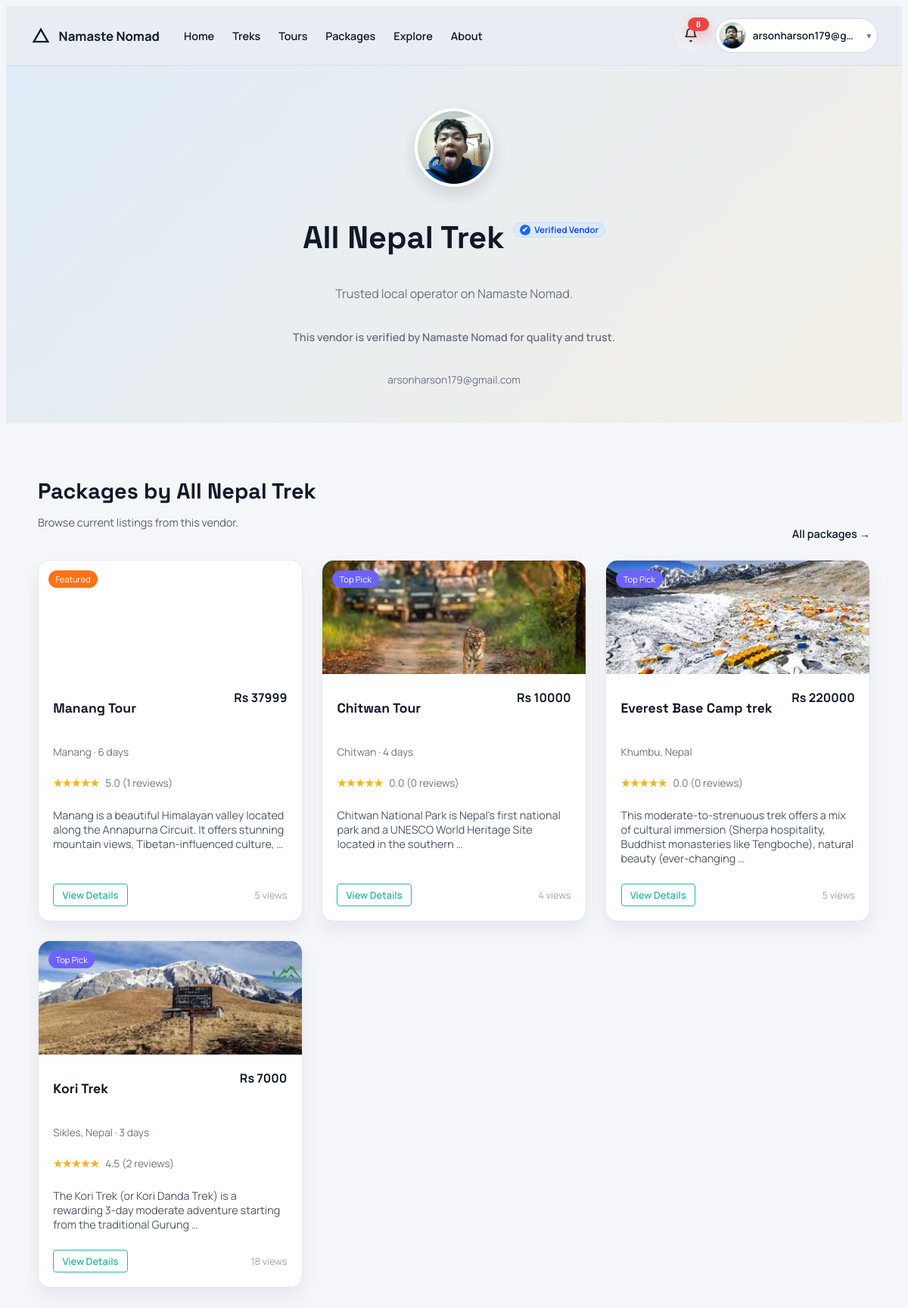
The page /accounts/vendors/6/ (signed in) on the database its author committed.
### accounts/models.py (models this page shows, shortened)
class User(AbstractUser):
    USER_TYPE_CHOICES = (
        ('vendor', 'Vendor'),
        ('traveler', 'Traveler'),
        ('admin', 'Admin'),
    )
    user_type = models.CharField(max_length=10, choices=USER_TYPE_CHOICES)
    phone = models.CharField(max_length=20, blank=True, null=True)
    is_verified = models.BooleanField(default=False)

class VendorProfile(models.Model):
    user = models.OneToOneField(User, on_delete=models.CASCADE, related_name='vendor_profile')
    business_name = models.CharField(max_length=255)
    owner_name = models.CharField(max_length=255)
    tagline = models.CharField(max_length=255, blank=True)
    website = models.URLField(blank=True)
    license_number = models.CharField(max_length=100, blank=True)
    business_address = models.TextField(blank=True)
    description = models.TextField(blank=True)
    bank_name = models.CharField(max_length=120, blank=True)
    account_number = models.CharField(max_length=120, blank=True)
    routing_number = models.CharField(max_length=120, blank=True)
    paypal_email = models.EmailField(blank=True)
    logo = models.ImageField(upload_to='vendor_logos/', blank=True, null=True)
    cover_image = models.FileField(upload_to='vendor_covers/', blank=True, null=True)
    business_license = models.FileField(upload_to='licenses/', blank=True, null=True)
    document = models.FileField(upload_to='vendor_documents/', blank=True, null=True)
    is_approved = models.BooleanField(default=False)
    is_verified = models.BooleanField(default=False)
    created_at = models.DateTimeField(auto_now_add=True)

### core/models.py (models this page shows, shortened)
class Package(models.Model):
    DIFFICULTY_CHOICES = (
        ('easy', 'Easy'),
        ('moderate', 'Moderate'),
        ('challenging', 'Challenging'),
        ('expedition', 'Expedition'),
    )
    CATEGORY_TREK = 'TREK'
    CATEGORY_TOUR = 'TOUR'
    CATEGORY_CHOICES = (
        (CATEGORY_TREK, 'Trek'),
        (CATEGORY_TOUR, 'Tour'),
    )
    vendor = models.ForeignKey(
        settings.AUTH_USER_MODEL,
        on_delete=models.CASCADE,
        related_name='vendor_packages',
    )
    title = models.CharField(max_length=200)
    category = models.CharField(max_length=10, choices=CATEGORY_CHOICES, default=CATEGORY_TREK)
    location = models.CharField(max_length=120, blank=True)
    location_name = models.CharField(max_length=255, blank=True)
    latitude = models.FloatField(blank=True, null=True)
    longitude = models.FloatField(blank=True, null=True)
    description = models.TextField(blank=True)
    itinerary = models.TextField(blank=True)
    inclusions = models.TextField(blank=True)
    exclusions = models.TextField(blank=True)
    duration_days = models.PositiveSmallIntegerField(blank=True, null=True)
    difficulty = models.CharField(max_length=20, choices=DIFFICULTY_CHOICES, blank=True)
    group_size = models.PositiveSmallIntegerField(blank=True, null=True)
    available_slots = models.PositiveIntegerField(default=10)
    available_from = models.DateField(blank=True, null=True)
    available_until = models.DateField(blank=True, null=True)
    best_season = models.CharField(max_length=100, blank=True)
    image_url = models.URLField(blank=True)
    has_guide = models.BooleanField(default=False)
    includes_meals = models.BooleanField(default=False)
    includes_accommodation = models.BooleanField(default=False)
    includes_transport = models.BooleanField(default=False)
    includes_permits = models.BooleanField(default=False)
    price = models.DecimalField(
        max_digits=10,
        decimal_places=2,
        validators=[MinValueValidator(0)],
    )
    is_active = models.BooleanField(default=True)
    is_featured = models.BooleanField(default=False)
    views_count = models.PositiveIntegerField(default=0)
    created_at = models.DateTimeField(auto_now_add=True)
    @property
    def name(self):
        return self.title

class PackageImage(models.Model):
    package = models.ForeignKey(Package, on_delete=models.CASCADE, related_name='images')
    image = models.ImageField(upload_to='package_images/')
    order = models.PositiveIntegerField(default=0)
    created_at = models.DateTimeField(auto_now_add=True)
    class Meta:
        ordering = ('order', 'created_at', 'id')

### accounts/views.py (the view)
# urls.py: path('vendors/<int:vendor_id>/', views.vendor_public_profile, name='vendor_public_profile'),
def vendor_public_profile(request, vendor_id):
    vendor = get_object_or_404(
        User.objects.select_related('vendor_profile'),
        id=vendor_id,
        user_type='vendor',
    )
    profile = _get_vendor_profile(vendor)
    packages = (
        Package.objects.filter(vendor=vendor, is_active=True).select_related('vendor', 'vendor__vendor_profile')
        .prefetch_related('images')
        .annotate(
            review_count=Count('reviews', distinct=True),
            avg_rating=Avg('reviews__rating'),
        )
        .order_by('-created_at')
    )
    return render(request, 'accounts/vendor_public_profile.html', {
        'vendor': vendor,
        'vendor_profile': profile,
        'packages': packages,
    })

### accounts/templates/accounts/vendor_public_profile.html (shortened to what this page needs)
{% load static %}
<!DOCTYPE html>
<html lang="en">
<head>
    <link rel="stylesheet" href="{% static 'css/landing.css' %}">
    <link rel="stylesheet" href="{% static 'css/packages.css' %}">
    <link rel="stylesheet" href="{% static 'css/vendor_public.css' %}?v=20260311a">
    <link rel="stylesheet" href="{% static 'css/notifications.css' %}?v=20260313a">
    <link rel="stylesheet" href="{% static 'css/wishlist.css' %}?v=20260315a">
</head>
<body class="packages-body">
    <nav class="landing-nav">
        <div class="nav-container">
            <a class="nav-brand" href="{% url 'home' %}">
                <svg width="28" height="28" viewBox="0 0 24 24" fill="none" stroke="currentColor" stroke-width="2">
                    <path d="M4 19l8-14 8 14H4z"/>
                </svg>
                <span>Namaste Nomad</span>
            </a>
            <div class="nav-menu">
                <a href="{% url 'home' %}">Home</a>
                <a href="{% url 'package_treks' %}">Treks</a>
                <a href="{% url 'package_tours' %}">Tours</a>
                <a href="{% url 'package_list' %}">Packages</a>
                <a href="{% url 'community_feed' %}">Explore</a>
                <a href="{% url 'about' %}">About</a>
            </div>
            {% include "core/includes/public_nav_actions.html" %}
        </div>
    </nav>
    <header class="packages-hero">
        <div class="packages-hero-content vendor-public-hero">
            {% if vendor_profile and vendor_profile.logo %}
                <img class="vendor-logo" src="{{ vendor_profile.logo.url }}" alt="{{ vendor_profile.business_name|default:vendor.username }} logo">
            {% endif %}
            <div class="vendor-title-row">
                <h1>{{ vendor_profile.business_name|default:vendor.get_full_name|default:vendor.username }}</h1>
                {% if vendor_profile and vendor_profile.is_verified %}
                    <span class="verified-badge verified-badge--inline">
                        <span class="verified-badge-icon">✔</span>
                        <span>Verified Vendor</span>
                    </span>
                {% endif %}
            </div>
            <p>{{ vendor_profile.tagline|default:"Trusted local operator on Namaste Nomad." }}</p>
            {% if vendor_profile and vendor_profile.is_verified %}
                <p class="verified-note">This vendor is verified by Namaste Nomad for quality and trust.</p>
            {% endif %}
            <div class="vendor-meta">
                {% if vendor.email %}
                    <span>{{ vendor.email }}</span>
                {% endif %}
            </div>
        </div>
    </header>
    <section class="packages-section">
        <div class="section-header">
            <div>
                <h2 class="section-title">Packages by {{ vendor_profile.business_name|default:vendor.get_full_name|default:vendor.username }}</h2>
                <p class="section-subtitle">Browse current listings from this vendor.</p>
            </div>
            <a class="link-arrow" href="{% url 'package_list' %}">All packages</a>
        </div>
        <div class="packages-grid">
            {% if packages %}
                {% for package in packages %}
                    <article class="package-card">
                        {% with cover=package.images.all|first %}
                            <div class="package-image" {% if cover %}style="background-image: url('{{ cover.image.url }}');"{% elif package.image_url %}style="background-image: url('{{ package.image_url }}');"{% endif %}>
                                <span class="package-pill {% if package.is_featured %}featured{% endif %}">
                                    {% if package.is_featured %}Featured{% else %}Top Pick{% endif %}
                                </span>
                            </div>
                        {% endwith %}
                        <div class="package-body">
                            <div class="package-title-row">
                                <h2>{{ package.title }}</h2>
                                <span class="package-price">Rs {{ package.price|floatformat:0 }}</span>
                            </div>
                            <p class="package-meta">
                                {{ package.location|default:"Nepal" }}
                                {% if package.duration_days %} · {{ package.duration_days }} days{% endif %}
                            </p>
                            <div class="package-rating">
                                <span class="stars">★★★★★</span>
                                <span>{{ package.avg_rating|default:0|floatformat:1 }} ({{ package.review_count|default:0 }} reviews)</span>
                            </div>
                            <p class="package-desc">
                                {{ package.description|default:"Customizable trek package with local guide support."|truncatewords:18 }}
                            </p>
                            <div class="package-actions">
                                <a href="{% url 'package_detail' package.id %}" class="btn-outline-dark">View Details</a>
                                <span class="package-views">{{ package.views_count }} views</span>
                            </div>
                        </div>
                    </article>
                {% endfor %}
            {% else %}
                <div class="packages-empty">No packages listed yet.</div>
            {% endif %}
        </div>
    </section>
</body>
</html>

### core/templates/core/includes/public_nav_actions.html (shortened to what this page needs)
{% load static %}
<div class="nav-actions">
    {% include "accounts/includes/notification_bell.html" %}
    {% if request.user.is_authenticated %}
        <details class="nav-user-menu">
            <summary class="nav-user-trigger" aria-label="Open profile menu">
                <span class="nav-user-avatar">
                    {% if nav_avatar_url %}
                        <img src="{{ nav_avatar_url }}" alt="{{ nav_display_name }} avatar">
                    {% else %}
                        <img src="{% static 'images/default-avatar.svg' %}" alt="Default avatar">
                    {% endif %}
                </span>
                <span class="nav-user-name">{{ nav_display_name }}</span>
                <span class="nav-user-caret" aria-hidden="true">▼</span>
            </summary>
        </details>
    {% else %}
        <a href="{% url 'admin_login' %}" class="btn-ghost">Admin</a>
        <a href="{% url 'account_login_choice' %}" class="btn-ghost">Sign In</a>
        <a href="{% url 'account_register_choice' %}" class="btn-dark">Sign Up</a>
    {% endif %}
</div>

### rows shown on the page
User: username "arsonharson179@g…", email "arsonharson179@gmail.com"
VendorProfile: logo (picture), business_name "All Nepal Trek", tagline "Trusted local operator on Namaste Nomad."
Package: is_featured "Featured", title "Manang Tour", price "37999", location "Manang", duration_days "6", avg_rating "5.0", review_count "1", description "Manang is a beautiful Himalayan valley located along the Annapurna Circuit. It offers stunning mountain views, Tibetan-influenced culture, …", views_count "5"
Package: images.image (picture), is_featured "Top Pick", title "Chitwan Tour", price "10000", location "Chitwan", duration_days "4", avg_rating "0.0", review_count "0", description "Chitwan National Park is Nepal’s first national park and a UNESCO World Heritage Site located in the southern …", views_count "4"
Package: images.image (picture), is_featured "Top Pick", title "Everest Base Camp trek", price "220000", location "Khumbu, Nepal", avg_rating "0.0", review_count "0", description "This moderate-to-strenuous trek offers a mix of cultural immersion (Sherpa hospitality, Buddhist monasteries like Tengboche), natural beauty (ever-changing …", views_count "5"
Package: images.image (picture), is_featured "Top Pick", title "Kori Trek", price "7000", location "Sikles, Nepal", duration_days "3", avg_rating "4.5", review_count "2", description "The Kori Trek (or Kori Danda Trek) is a rewarding 3-day moderate adventure starting from the traditional Gurung …", views_count "18"

### other values the page prints
{{ notifications_unread_count|default:0 }} "8"
